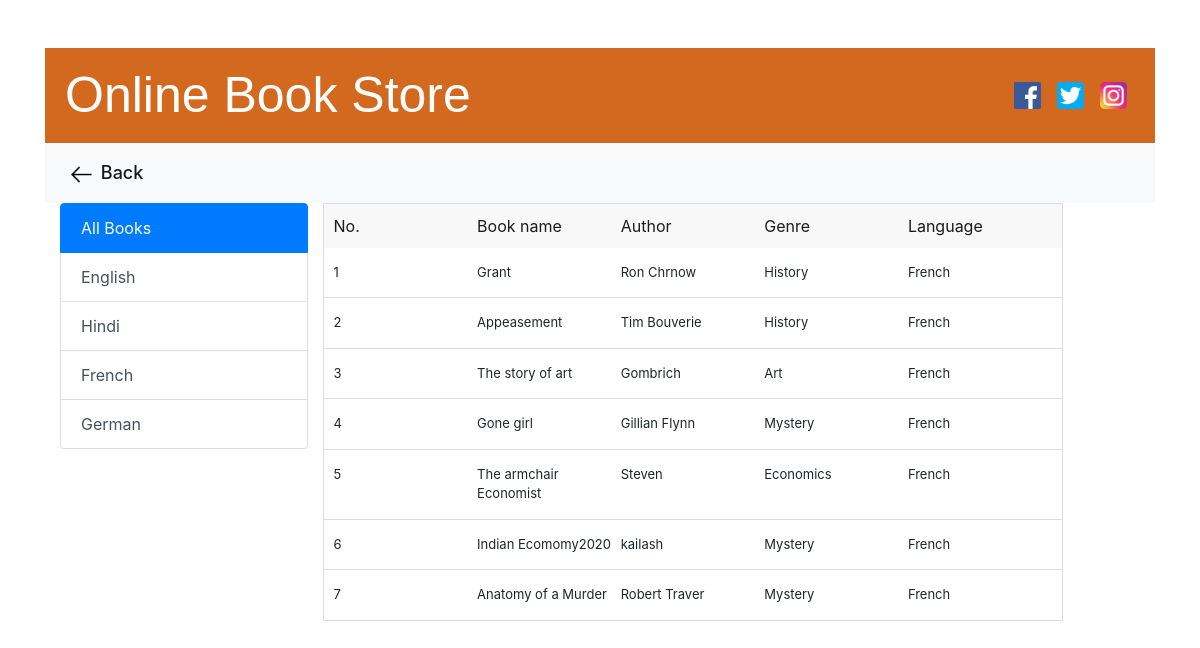
/showlang/French, run on the app's committed database.
### app1/models.py (models this page shows)
class Book(models.Model):
    idno=models.AutoField(primary_key=True)
    book_name=models.CharField(max_length=200)
    author=models.CharField(max_length=200)
    genre=models.CharField(max_length=200)
    language=models.CharField(max_length=200)

### app1/views.py (the view)
# urls.py: path('showlang', views.lang, name='showlang'),
def lang(request,data=None):
    if data==None:
        lang=Book.objects.all()
    elif data=="English" or data=="Hindi" or data=="French" or data=="German":
        lang= Book.objects.filter(language=data)
    return render(request, 'showlang.html', {"lang": lang})

### templates/showlang.html (shortened to what this page needs)
{% extends 'common.html' %}
{% load static %}
{% block bs %}
      <div class="nav">
              <nav class="navbar navbar-expand-lg navbar-light bg-light">
  <div class="collapse navbar-collapse" id="navbarNav">
    <ul class="navbar-nav">
      <li class="nav-item active">
        <a class="nav-link" href="{% url 'main' %}"> <img src="{% static 'image/back_arrow.png' %}"> Back </a>
      </li>
    </ul>
  </div>
</nav>
          </div>
<div class="container my-5">
 <div class="row">
  <div class="col-sm-3">
<div class="list-group">
  <a href="{% url 'showlang' %}" class="list-group-item list-group-item-action active" aria-current="true">
    All Books
  </a>
    <a href="{% url 'showlangdata' 'English' %}" class="list-group-item list-group-item-action">English</a>
    <a href="{% url 'showlangdata' 'Hindi' %}" class="list-group-item list-group-item-action">Hindi</a>
    <a href="{% url 'showlangdata' 'French' %}" class="list-group-item list-group-item-action">French</a>
  <a href="{% url 'showlangdata' 'German' %}" class="list-group-item list-group-item-action">German</a>
</div>
  </div>
<div class="col-sm-8">
    <div class="row">
        <div class="main_sec">
            <div class="fw-bold book_head">No.</div>
           <div class="fw-bold book_head">Book name</div>
            <div class="fw-bold book_head">Author</div>
            <div class="fw-bold book_head">Genre</div>
            <div class="fw-bold book_head">Language </div>
        </div>
        {% for x in lang %}
        <div class="book_sec_main text-center">
            <div class="book_details">{{ forloop.counter }}</div>
                <div class="book_details">{{ x.book_name  }}</div>
            <div class=" book_details">{{ x.author  }}</div>
            <div class=" book_details">{{ x.genre  }}</div>
             <div class="book_details">{{ x.language  }}</div>
        </div>
        {% endfor %}
    </div>
</div>
 </div>
</div>
{% endblock %}

### templates/common.html (style rules this page uses)
.nav { width: 100%; float: left; display: inherit; }
ul.navbar-nav img { width: 25px; margin-right: 2px; }
ul.navbar-nav a.nav-link { font-size: 18px; font-weight: 500; }

### templates/showlang.html (style rules this page uses)
.book_sec_main { background: border-box; width: 100%; float: left; border-bottom: 1px solid #e0dddd; border-left: 1px solid #e0dddd; border-right: 1px solid #e0dddd; padding: 10px; }
.main_sec { width: 100%; float: left; margin: 0; background: #f9f8f8; color: #1b1b1b; padding: 10px; border-top: 1px solid #e0dddd; border-left: 1px solid #e0dddd; border-right: 1px solid #e0dddd; }
.book_head { width: 20%; float: left; margin: 0; padding: 0; }
.book_details { width: 20%; float: left; padding: 5px 0px; font-weight: 400; text-align: left; font-size: 13px; }

### data on the page
Book: book_name "Grant", author "Ron Chrnow", genre "History", language "French"
Book: book_name "Appeasement", author "Tim Bouverie", genre "History", language "French"
Book: book_name "The story of art", author "Gombrich", genre "Art", language "French"
Book: book_name "Gone girl", author "Gillian Flynn", genre "Mystery", language "French"
Book: book_name "The armchair Economist", author "Steven", genre "Economics", language "French"
Book: book_name "Indian Ecomomy2020", author "kailash", genre "Mystery", language "French"
Book: book_name "Anatomy of a Murder", author "Robert Traver", genre "Mystery", language "French"
